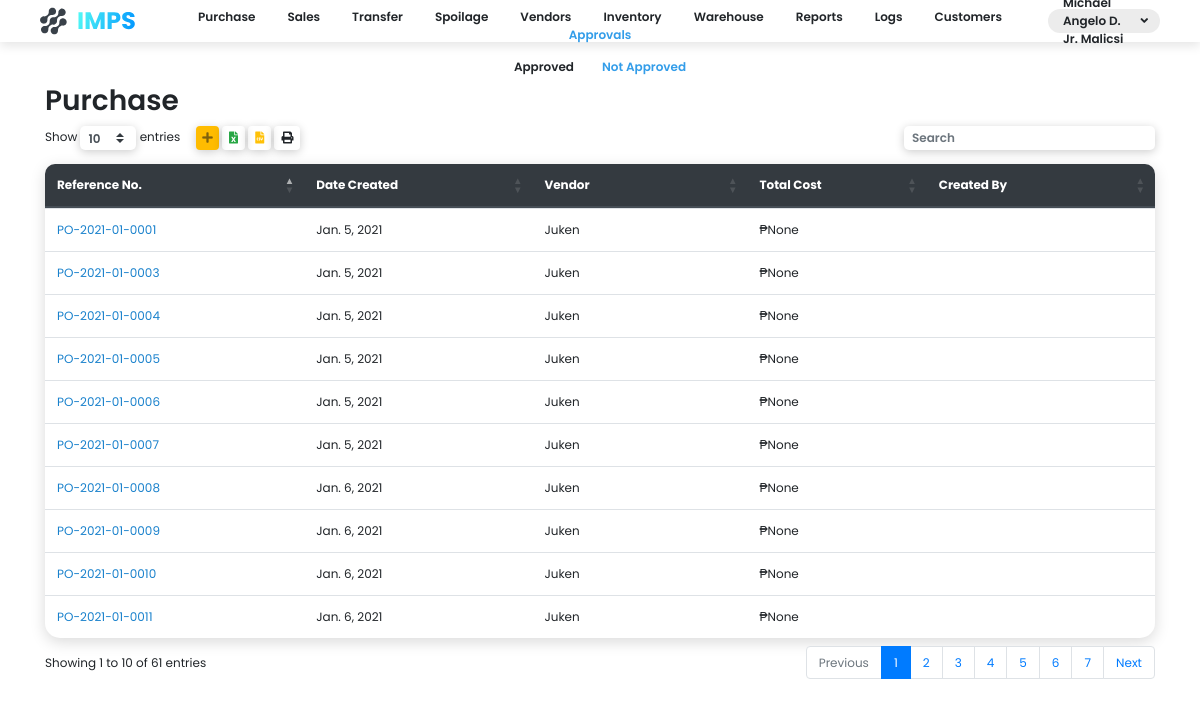
Page /purchase/notapproved/ (signed in) on the committed database.
### app/models.py (models this page shows, shortened)
class User(models.Model):
    first_name = models.CharField(max_length=255)
    last_name = models.CharField(max_length=255)
    position = models.CharField(max_length=255)
    login = models.ForeignKey(Login, on_delete=models.CASCADE)

class Purchase_Order(models.Model):
    ref_id = models.CharField(max_length=255)
    date = models.DateField()
    vendor = models.ForeignKey(Vendor, on_delete=models.PROTECT)
    approved = models.BooleanField()
    total_amount_due = models.DecimalField(max_digits=24, decimal_places=5, null=True, blank=True)
    created_by = models.ForeignKey(User, on_delete=models.PROTECT, null=True, blank=True)

class Vendor(models.Model):
    name = models.CharField(max_length=255)
    owner_first_name = models.CharField(max_length=255, null=True, blank=True)
    owner_last_name = models.CharField(max_length=255, null=True, blank=True)
    address = models.CharField(max_length=255, null=True, blank=True)
    landline = models.CharField(max_length=255, null=True, blank=True)
    email = models.CharField(max_length=255, null=True, blank=True)
    mobile = models.CharField(max_length=255, null=True, blank=True)
    bank = models.CharField(max_length=255, null=True, blank=True)
    bank_number = models.CharField(max_length=255, null=True, blank=True)

### app/views/approval.py (the view)
# urls.py: path('purchase/notapproved/', views.purchase_notapproved),
def purchase_notapproved(request):
    if request.session.is_empty():
        return redirect('/login/')
    context = {
        'purchases': Purchase_Order.objects.filter(approved=False),
        'me': User.objects.select_related().get(login__username=request.session.get('username')),
    }
    return render(request, 'purchase_not.html', context)

### templates/purchase_not.html (shortened to what this page needs)
{% load static %}
<!DOCTYPE html>
<html lang="en">
<head>
    <link rel="stylesheet" href="https://cdn.jsdelivr.net/npm/bootstrap@4.5.3/dist/css/bootstrap.min.css">
    <link rel="stylesheet" href="https://cdn.datatables.net/buttons/1.6.5/css/buttons.dataTables.min.css">
    <link rel="stylesheet" href="https://cdn.datatables.net/1.10.22/css/dataTables.bootstrap4.min.css">
    <link rel="stylesheet" href="/static/css/style.css">
    <link rel="stylesheet" href="/static/css/fontawesome.all.css">
</head>
<body class="font-size-12" >
  <div class="c-nav d-flex font-w-600 mb-3">
    <div class="c-nav-item justify-content-start">
      <img src="/static/media/Group 117.svg" class="logo">
    </div>
    <div class="c-nav-item justify-content-end btn-group">
      <div class="nav-name" data-toggle="dropdown">
        <span>{{me.first_name}} {{me.last_name}}</span> <i class="fas fa-angle-down ml-1"></i>
      </div>
    </div>
  </div>
  <div class="d-flex font-w-600 mb-2 justify-content-center">
    <div class="justify-content-center c-nav-links">
      <div onclick="location.href='/purchase/approved'">Approved</div>
      <div onclick="location.href='/purchase/notapproved'"class="active">Not Approved</div>
    </div>
  </div>
  <div class="container mb-3" id="app">
    <h3 class="font-w-600">Purchase</h3>
    <table id="table" class="table box-shadow-medium b-tl-radius-10 b-tr-radius-10">
      <thead class="thead-dark">
        <tr class="">
          <th class="b-tl-radius-10" style="border-top: 0px;">Reference No.</th>
          <th style="border-top: 0px;">Date Created</th>
          <th style="border-top: 0px;">Vendor</th>
          <th style="border-top: 0px">Total Cost</th>
          <th class="b-tr-radius-10" style="border-top: 0px;">Created By</th>
        </tr>
      </thead>
      <tbody>
        {% for purchase in purchases %}
        <tr>
          <td data-toggle="modal" data-target="#productModal" class="receipt-link" @click="purchasemodaldata({{purchase.pk}})">{{purchase.ref_id}}</td>
          <td>{{purchase.date}}</td>
          <td>{{purchase.vendor.name}}</td>
          <td>₱{{purchase.total_amount_due}}</td>
          <td>{{purchase.created_by.first_name}} {{purchase.created_by.last_name}}</td>
        </tr>
        {% endfor %}
      </tbody>
    </table>
    </div>
</body>
{% load sweetify %}
</html>

### static/css/style.css (style rules this page uses)
body { font-family: 'Poppins', sans-serif; min-width: 720px; }
.font-size-12 { font-size: 12px; }
.table { background: #fff; border-radius: 15px; }
.box-shadow-medium { box-shadow: 0px 4px 15px rgba(0,0,0,0.15); }
.font-w-600 { font-weight: 600; }
.b-tl-radius-10 { border-top-left-radius: 10px; }
.b-tr-radius-10 { border-top-right-radius: 10px; }
.c-nav { height: 42px; background: white; box-shadow: 0px 4px 10px rgba(0,0,0,0.10); width: 100%; padding-left:5vh; padding-right: 5vh; }
.c-nav-item { display: inline-flex; align-items: center; width: 10%; }
.c-nav-links, .navbar-nav, .navbar { display: inline-flex; align-items: center; width: 80%; }
.c-nav-links div { transition: .1s; padding-left: 14px; padding-right: 14px; cursor: pointer; height: 100%; display: flex; align-items: center; }
.active { color: #339DE9; }
.logo { cursor: pointer; }
.nav-name { display: flex; height: 24px; background: #ECECEC; padding: 0px 12px 0px 15px; align-items: center; border-radius: 12px; cursor: pointer; }
.receipt-link { cursor: pointer; color: #1981cc; }
#table { display: none; }

### rows in the picture
User: last_name "Malicsi"
Purchase_Order: ref_id "PO-2021-01-0001", date "Jan. 5, 2021", vendor.name "Juken", total_amount_due "None"
Purchase_Order: ref_id "PO-2021-01-0003", date "Jan. 5, 2021", vendor.name "Juken", total_amount_due "None"
Purchase_Order: ref_id "PO-2021-01-0004", date "Jan. 5, 2021", vendor.name "Juken", total_amount_due "None"
Purchase_Order: ref_id "PO-2021-01-0005", date "Jan. 5, 2021", vendor.name "Juken", total_amount_due "None"
Purchase_Order: ref_id "PO-2021-01-0006", date "Jan. 5, 2021", vendor.name "Juken", total_amount_due "None"
Purchase_Order: ref_id "PO-2021-01-0007", date "Jan. 5, 2021", vendor.name "Juken", total_amount_due "None"
Purchase_Order: ref_id "PO-2021-01-0008", date "Jan. 6, 2021", vendor.name "Juken", total_amount_due "None"
Purchase_Order: ref_id "PO-2021-01-0009", date "Jan. 6, 2021", vendor.name "Juken", total_amount_due "None"
Purchase_Order: ref_id "PO-2021-01-0010", date "Jan. 6, 2021", vendor.name "Juken", total_amount_due "None"
Purchase_Order: ref_id "PO-2021-01-0011", date "Jan. 6, 2021", vendor.name "Juken", total_amount_due "None"
